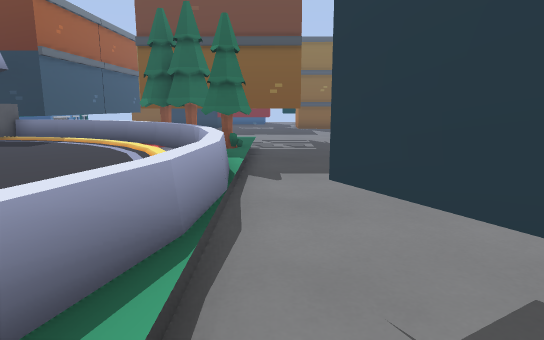
View 1 (above)

19 first-person views from a walk through a level from a Godot 3-D game. The camera is 1.2 m above the floor, tilts 10° down and sees 75° across. The floor is counted in squares, 1 m on a side. Each view is taken from the middle of a square. On the plan, view 1 faces up. The plan holds only what a view shows up to about 14 squares ahead; the rest is blank. The place goes on beyond the plan.

View 2
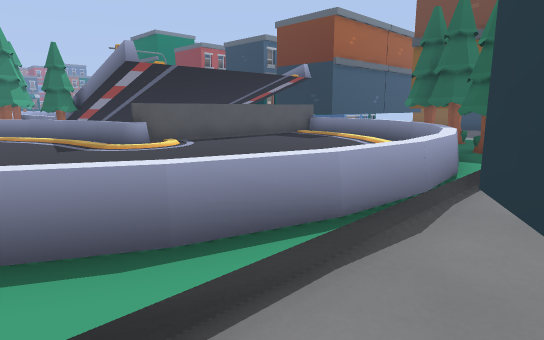

View 3
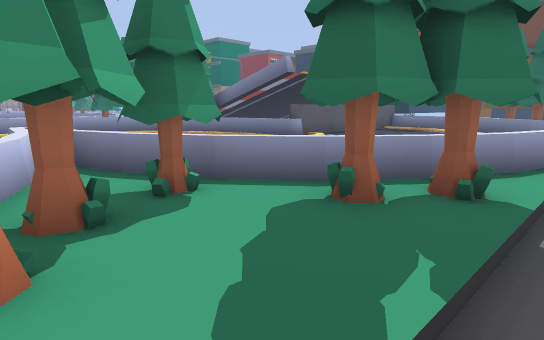

View 4
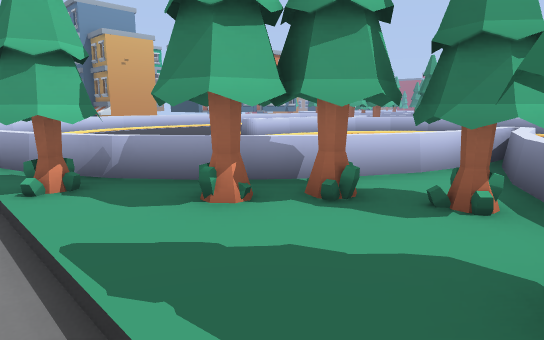

View 5
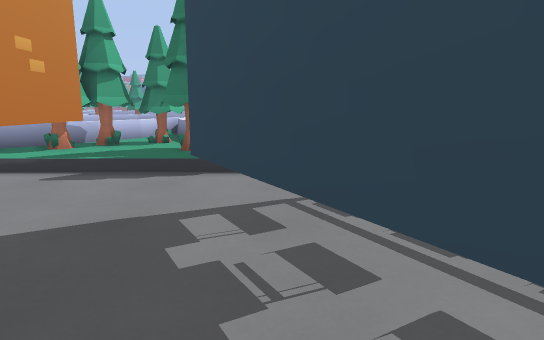

View 6
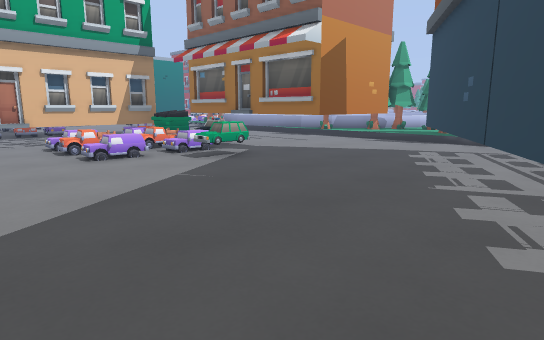

View 7
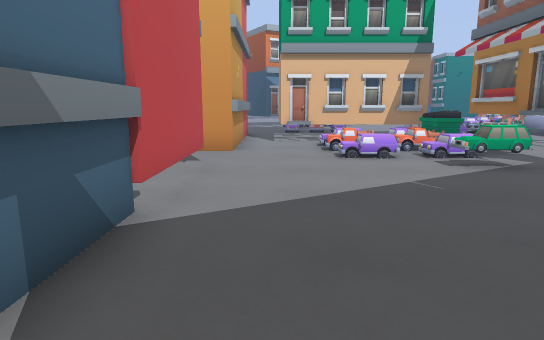

View 8
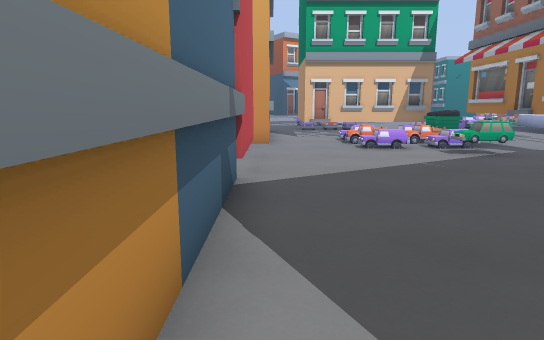

View 9
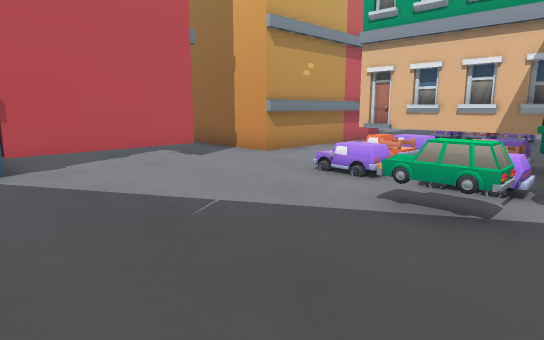

View 10
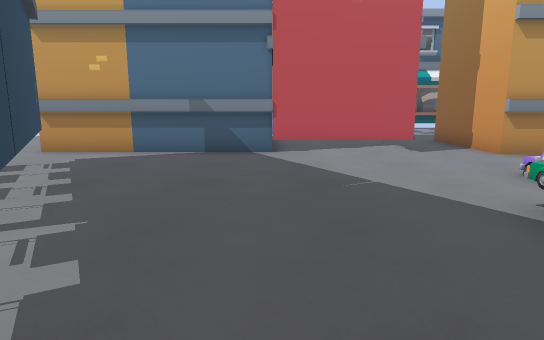

View 11
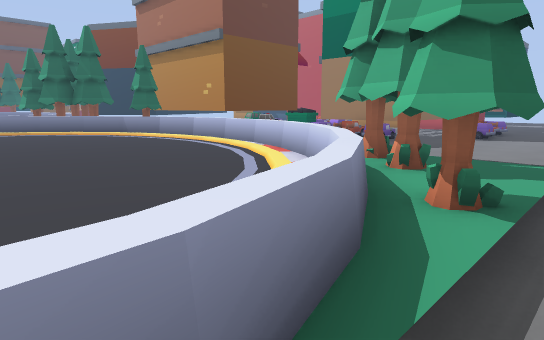

View 12
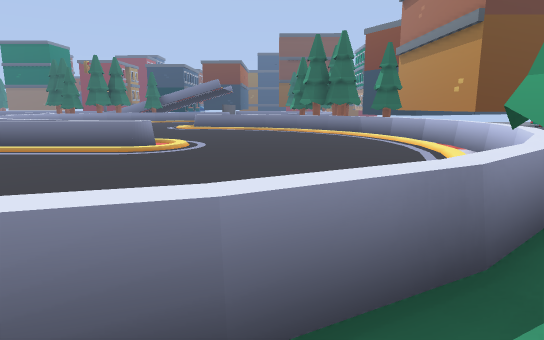

View 13
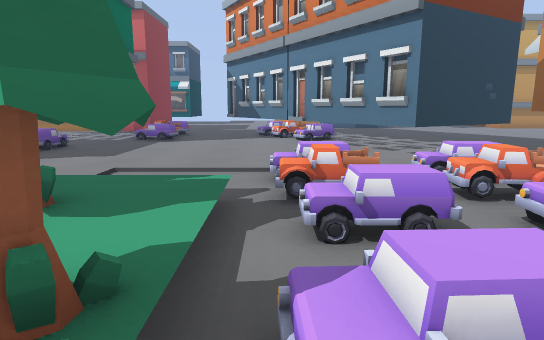

View 14
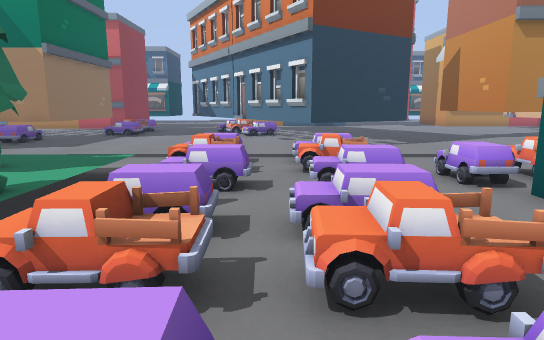

View 15
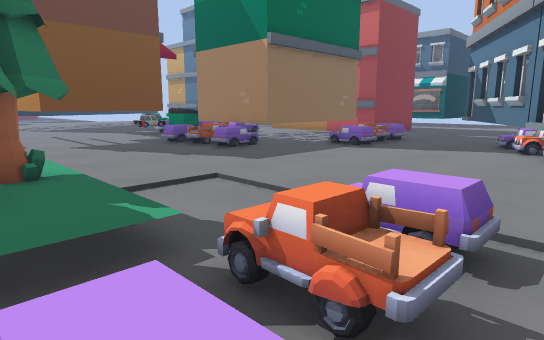

View 16
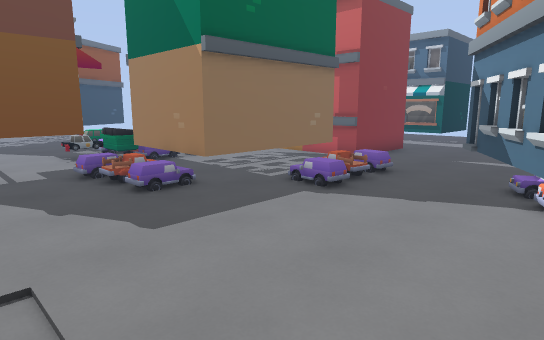

View 17
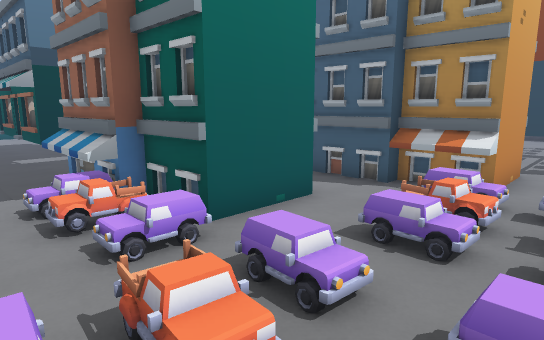

View 18
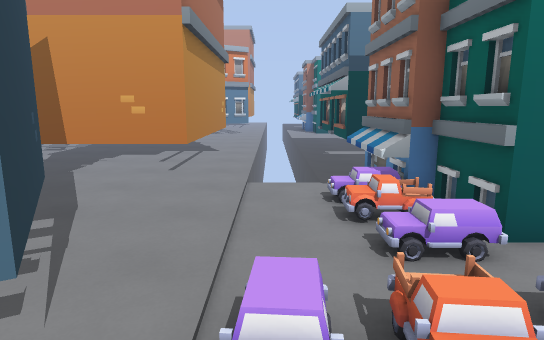

View 19
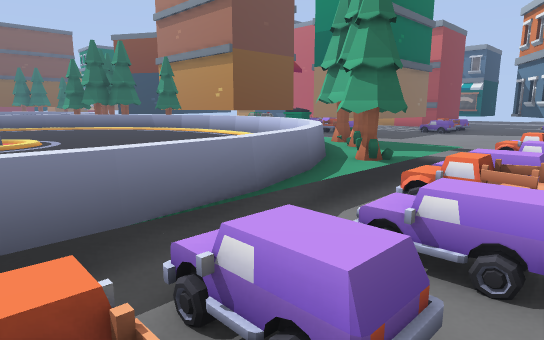

### Floor plan
Key: @ floor where view 1 was taken; # wall or solid block; . main floor; : floor 0.25 m higher than the main floor; + floor 0.5 m higher than the main floor; / step, stairs or slope; = window, fence, low wall or low ledge; ^ raised ledge; T thing the floor can be seen under or through; U dumpster; O other object.
Columns run from 10 left of view 1 to 15 right of it. Each row starts with its distance up from view 1.
 12  ##   ######.
 11   ^^==##::...
 10   ^^^^###:..
  9   ^^^^^=##..
  8   ^^^^^^=#..
  7   ^^^^^^^=..
  6   ^^^^^^ =..          ..
  5   ^^^^^^ ^...        ..#
  4 ==#^^^ ^ ^...      ###.#
  3 ^^^^^^   ^.#     ###...#
  2 ^^^^^^   =.#    ##.....#
  1  ^^^^   ^=.## ###......#
  0         ##@.###........#
 -1        =##.............#
 -2       =##:.............#
 -3   ^^==##::.TTT#........#
 -4   ^^==##::.   #.O......#
 -5  ^^^^^###:.T  #........#
 -6  ^^^^^^=##.#  #.///:......
 -7  ^^^^^^^=#.#  #O//O+..####
 -8   ^^^^^^^=.#  #UU   ..#
 -9   ^^^^^^^=.####U#####.#
-10 ^^^^^^^^^^..... #####.#
-11 ===^^^^^^^..... #   #.#
-12 ^^^^^^^^^^....O=#   #.#
-13 ^^^^^^^^^=..... ##### ###
-14  ^^^^^^^^=......../    ..
-15   ^^^^^^##......../OO.....
-16   ^^^^^=##................
-17  ^^^^^=##:...........#....
-18  =^^==##::.........###
-19   /.......//......##
-20  OO.OOO.:OO/....###=
-21 ....O///......###
-22 ###^+OO...OO.TT
-23   #^O...O..O.TT
-24   ##..........T   ..
-25    #.####.....TT....
-26    #.   #O..........
-27         #O..........
-28         #^...####...
-29         #^  .#   ...

Positions as (right, up) in squares from view 1, and headings:
1: (0, 0), facing up
2: (1, 0), facing up-left
3: (0, -5), facing up-left
4: (0, -2), facing down-left
5: (6, 0), facing left
6: (12, 3), facing down-left
7: (11, 3), facing down
8: (12, 5), facing down
9: (5, 0), facing down-right
10: (3, -1), facing right
11: (-7, -19), facing up-right
12: (-5, -19), facing up
13: (-5, -19), facing right
14: (-7, -21), facing right
15: (-2, -21), facing up-right
16: (1, -20), facing up-right
17: (1, -20), facing down-left
18: (1, -20), facing down
19: (-9, -21), facing up-right
